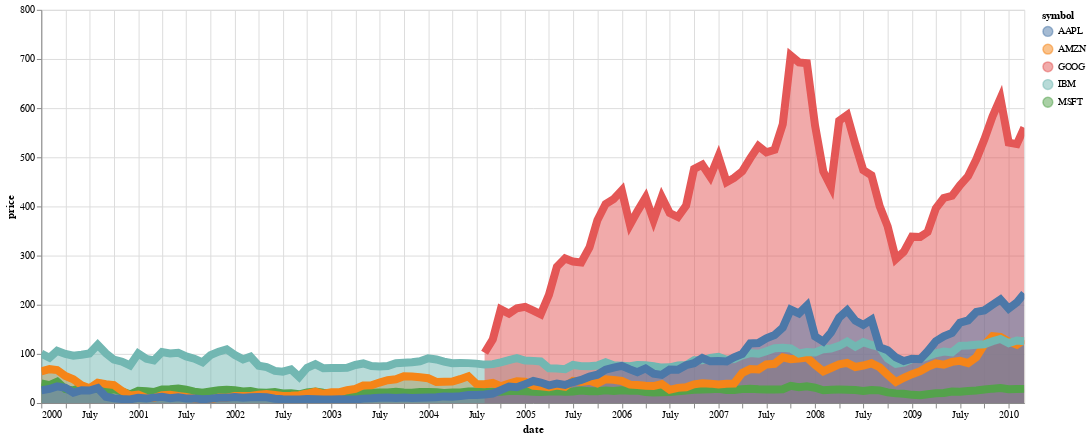

Notebook code for this chart:
### Code cell
areaChart(data, "date:T", "price:Q", "symbol:N")

### Figure 1 — Vega-Lite specification as saved in the notebook (floating-point values rounded to 4 significant figures; data arrays with more than 128 entries replaced by an {"elided": "..."} marker saying what was removed)
{"$schema": "https://vega.github.io/schema/vega-lite/v2.4.3.json", "config": {"view": {"height": 300, "width": 400}}, "layer": [{"data": {"values": {"elided": "560 records"}}, "encoding": {"color": {"field": "symbol", "type": "nominal"}, "tooltip": [{"field": "Unnamed: 0", "type": "quantitative"}, {"field": "symbol", "type": "nominal"}, {"field": "date", "type": "nominal"}, {"field": "price", "type": "quantitative"}], "x": {"field": "date", "type": "temporal"}, "y": {"field": "price", "stack": null, "type": "quantitative"}}, "height": 400, "mark": {"opacity": 0.5, "type": "area"}, "selection": {"selector055": {"bind": "scales", "encodings": ["x"], "mark": {"fill": "#333", "fillOpacity": 0.125, "stroke": "white"}, "on": "[mousedown, window:mouseup] > window:mousemove!", "resolve": "global", "translate": "[mousedown, window:mouseup] > window:mousemove!", "type": "interval", "zoom": "wheel!"}}, "width": 1000}, {"data": {"values": {"elided": "560 records"}}, "encoding": {"color": {"field": "symbol", "type": "nominal"}, "tooltip": [{"field": "Unnamed: 0", "type": "quantitative"}, {"field": "symbol", "type": "nominal"}, {"field": "date", "type": "nominal"}, {"field": "price", "type": "quantitative"}], "x": {"field": "date", "type": "temporal"}, "y": {"field": "price", "type": "quantitative"}}, "height": 400, "mark": {"size": 8.13, "type": "line"}, "selection": {"selector054": {"bind": "scales", "encodings": ["x"], "mark": {"fill": "#333", "fillOpacity": 0.125, "stroke": "white"}, "on": "[mousedown, window:mouseup] > window:mousemove!", "resolve": "global", "translate": "[mousedown, window:mouseup] > window:mousemove!", "type": "interval", "zoom": "wheel!"}}, "width": 1000}]}
